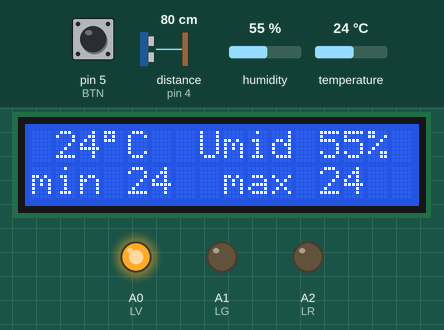
Recording of a sketch running on a simulated Arduino Uno, built with avr-gcc and run on an emulated ATmega328P. On the bench: 16×2 character LCD, output pins drawn as LEDs (lit = HIGH). Wiring (inferred from the names in the program): DHT11 sensor: data pin 2; ultrasonic range finder: trigger pin 3; echo pin 4. The test bench sets the inputs (shaded band); at power-on: pin 5 (BTN) HIGH, distance to the obstacle (sensor on pin 4) 80 cm, humidity 55 %, temperature 24 °C. The echo pulse lasts 58.3 µs per cm; pins used as bus, display or sensor lines are not drawn; what the sketch prints to the serial monitor is not drawn.

Above: at 1.2 s.
1.3 s: pin 5 (BTN) pulled LOW for 0.15 s
At 2.5 s:
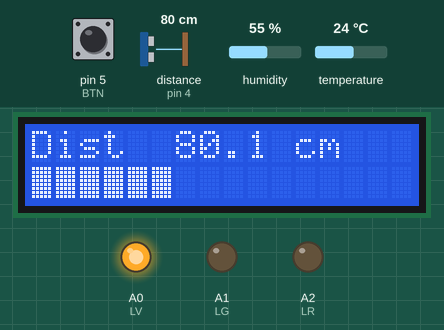
4.8 s: distance to the obstacle (sensor on pin 4) set to 35 cm
At 6.6 s:
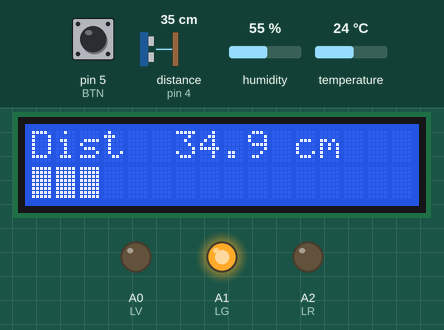
6.7 s: distance to the obstacle (sensor on pin 4) set to 23 cm
At 8.25 s:
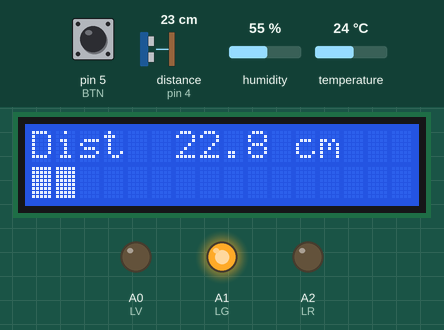
8.7 s: distance to the obstacle (sensor on pin 4) set to 18 cm
At 10.5 s:
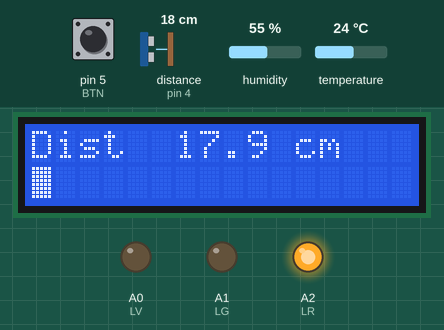
10.8 s: distance to the obstacle (sensor on pin 4) set to 299 cm
At 10.9 s:
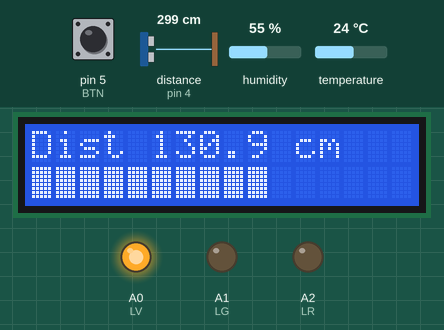
12.7 s: distance to the obstacle (sensor on pin 4) set to 2 cm
At 12.83 s:
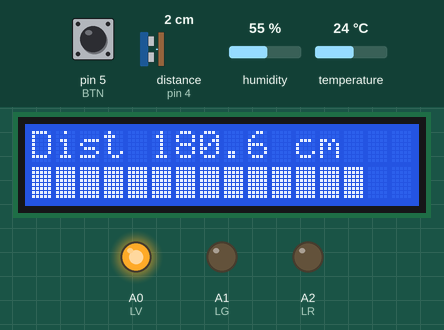
Timing chart, 0 to 15.7 s (numbered marks = the images above; inputs shaded):
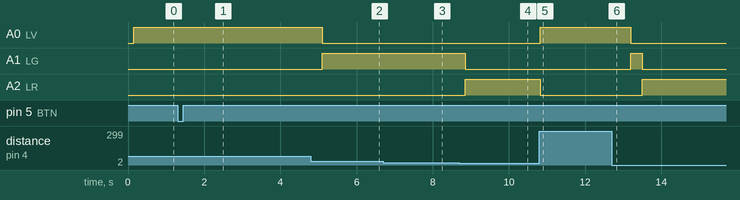

The sketch:

stazione.ino
```cpp
// UNO Lab — progetto "stazione": termometro + metro sullo stesso display LCD. Funziona anche a batteria.
// Collegamenti:
//   display LCD come nel progetto "lcd" (RS 7, E 8, D4-D7 9-12), potenziometro del contrasto
//   DHT11: S -> pin 2, + -> riga +, – -> riga –
//   HC-SR04: Vcc -> riga +, Gnd -> riga –, Trig -> pin 3, Echo -> pin 4
//   pulsante "pagina" (con due cavetti maschio-femmina): un piedino -> pin 5, quello opposto in diagonale -> riga –
//   LED verde -> A0, giallo -> A1, rosso -> A2 (i pin analogici usati come uscite; piedino corto -> 220 ohm -> riga –)
// Il pulsante cambia la pagina del display: meteo <-> distanza. I LED mostrano sempre la distanza:
//   verde oltre 50 cm (o niente davanti), giallo 50-20 cm, rosso sotto 20 cm.
// Comandi: ID?  |  P0 pagina meteo, P1 pagina distanza  |  Z azzera minima e massima
// Invio: "T <temp> <umid> <min> <max>"  "D <cm> <zona 0-2>"  "P <pagina>"
#include <Arduino.h>
#include <LiquidCrystal.h>

const char* ID = "stazione";
const int PIN_DHT = 2, TRIG = 3, ECHO = 4, BTN = 5, LV = A0, LG = A1, LR = A2;
LiquidCrystal lcd(7, 8, 9, 10, 11, 12);

int pagina = 0;
int temp = -99, umid = -99, tMin = 100, tMax = -100;
float cm = -1;
int zona = 0;
bool prima = false;
unsigned long tDht = 0, tDist = 0, tTasto = 0;
char buf[24];
byte len = 0;

// ---------------- DHT11
long attendi(int livello, unsigned long maxUs) {
  unsigned long t = micros();
  while (digitalRead(PIN_DHT) == livello) if (micros() - t > maxUs) return -1;
  return micros() - t;
}

bool leggiDHT(int& t, int& h) {
  byte d[5] = { 0, 0, 0, 0, 0 };
  pinMode(PIN_DHT, OUTPUT); digitalWrite(PIN_DHT, LOW); delay(20);
  pinMode(PIN_DHT, INPUT_PULLUP);
  if (attendi(HIGH, 200) < 0 || attendi(LOW, 120) < 0 || attendi(HIGH, 120) < 0) return false;
  for (int i = 0; i < 40; i++) {
    if (attendi(LOW, 100) < 0) return false;
    long alto = attendi(HIGH, 120);
    if (alto < 0) return false;
    d[i / 8] = (d[i / 8] << 1) | (alto > 45 ? 1 : 0);
  }
  if (((d[0] + d[1] + d[2] + d[3]) & 0xFF) != d[4]) return false;
  h = d[0]; t = d[2];
  return true;
}

// ---------------- HC-SR04
float misura() {
  digitalWrite(TRIG, LOW); delayMicroseconds(2);
  digitalWrite(TRIG, HIGH); delayMicroseconds(10); digitalWrite(TRIG, LOW);
  unsigned long us = pulseIn(ECHO, HIGH, 25000UL);
  return us == 0 ? -1 : us / 58.0;
}

// ---------------- display
void riga(int n, const char* t) {
  char r[17];
  int i = 0;
  for (; i < 16 && t[i]; i++) r[i] = t[i];
  for (; i < 16; i++) r[i] = ' ';
  r[16] = 0;
  lcd.setCursor(0, n);
  lcd.print(r);
}

void disegna() {
  char r[17];
  if (pagina == 0) {
    if (temp < -50) { riga(0, "Meteo: sensore"); riga(1, "non risponde"); return; }
    snprintf(r, 17, "%3d%cC  Umid %2d%%", temp, (char)223, umid);   // 223 = simbolo dei gradi
    riga(0, r);
    snprintf(r, 17, "min %2d  max %2d", tMin, tMax);
    riga(1, r);
  } else {
    if (cm < 0) riga(0, "Distanza: --");
    else {
      int intero = (int)cm, dec = (int)((cm - intero) * 10);
      snprintf(r, 17, "Dist %3d.%d cm", intero, dec);
      riga(0, r);
    }
    int n = cm < 0 ? 0 : constrain((int)(cm / 200.0 * 16 + 0.5), 0, 16);   // barra: 16 caratteri = 2 m
    for (int i = 0; i < 16; i++) r[i] = i < n ? (char)255 : ' ';
    r[16] = 0;
    lcd.setCursor(0, 1); lcd.print(r);
  }
}

void cambiaPagina(int p) {
  pagina = p;
  lcd.clear();
  disegna();
  Serial.print("P "); Serial.println(pagina);
}

void comando(char* c) {
  if (strcmp(c, "ID?") == 0) { Serial.print("ID "); Serial.println(ID); return; }
  if (c[0] == 'P') { cambiaPagina(c[1] == '1' ? 1 : 0); return; }
  if (c[0] == 'Z') { tMin = 100; tMax = -100; if (temp > -50) { tMin = tMax = temp; } disegna(); Serial.println("OK"); return; }
  if (c[0]) Serial.println("ERR cmd");
}

void setup() {
  pinMode(TRIG, OUTPUT); pinMode(ECHO, INPUT); pinMode(BTN, INPUT_PULLUP);
  pinMode(LV, OUTPUT); pinMode(LG, OUTPUT); pinMode(LR, OUTPUT);
  pinMode(PIN_DHT, INPUT_PULLUP);
  lcd.begin(16, 2);
  riga(0, "Stazione UNO Lab");
  riga(1, "avvio...");
  Serial.begin(115200);
  Serial.print("READY "); Serial.println(ID);
  Serial.print("P "); Serial.println(pagina);
  tDht = millis() - 1500;
}

void loop() {
  while (Serial.available()) {
    char ch = Serial.read();
    if (ch == '\n' || ch == '\r') { buf[len] = 0; comando(buf); len = 0; }
    else if (len < sizeof(buf) - 1) buf[len++] = ch;
  }
  unsigned long ora = millis();

  // pulsante: cambia pagina alla pressione (con antirimbalzo)
  if (ora - tTasto >= 20) {
    tTasto = ora;
    bool p = digitalRead(BTN) == LOW;
    if (p && !prima) cambiaPagina(1 - pagina);
    prima = p;
  }

  // distanza e LED, sempre (anche quando il display mostra il meteo)
  if (ora - tDist >= 150) {
    tDist = ora;
    float m = misura();
    cm = (m < 0) ? -1 : (cm < 0 ? m : cm * 0.6 + m * 0.4);
    zona = (cm < 0 || cm > 50) ? 0 : cm > 20 ? 1 : 2;
    digitalWrite(LV, zona == 0); digitalWrite(LG, zona == 1); digitalWrite(LR, zona == 2);
    if (pagina == 1) disegna();
    Serial.print("D "); Serial.print(cm, 1); Serial.print(' '); Serial.println(zona);
  }

  // temperatura e umidità ogni 2 secondi
  if (ora - tDht >= 2000) {
    tDht = ora;
    int t, h;
    if (leggiDHT(t, h)) {
      temp = t; umid = h;
      tMin = min(tMin, t); tMax = max(tMax, t);
    } else {
      temp = umid = -99;
    }
    if (pagina == 0) disegna();
    Serial.print("T "); Serial.print(temp); Serial.print(' '); Serial.print(umid); Serial.print(' ');
    Serial.print(tMin); Serial.print(' '); Serial.println(tMax);
  }
}
```

Measured:
- the behaviour switches between 21 and 20 cm on distance to the obstacle (sensor on pin 4) (found by bisection; images 3 and 4)
- after the input at 1.3 s, the display: changes at once (image 1)
- after the input at 4.8 s, A0 (LV): HIGH → LOW after 0.30 s; A1 (LG): LOW → HIGH after 0.30 s; the display: first changes at once (image 2 shows a later state)
- after the input at 6.7 s, the display: first changes after 0.06 s (image 3 shows a later state)
- after the input at 8.7 s, A1 (LG): HIGH → LOW after 0.15 s; A2 (LR): LOW → HIGH after 0.15 s; the display: first changes at once (image 4 shows a later state)
- after the input at 10.8 s, A0 (LV): LOW → HIGH at once; A2 (LR): HIGH → LOW at once; the display: changes at once (image 5)
- after the input at 12.7 s, A0 (LV): HIGH → LOW after 0.50 s; A1 (LG): LOW → HIGH after 0.50 s, → LOW 0.30 s later; A2 (LR): LOW → HIGH after 0.80 s; the display: changes after 0.06 s (image 6)
